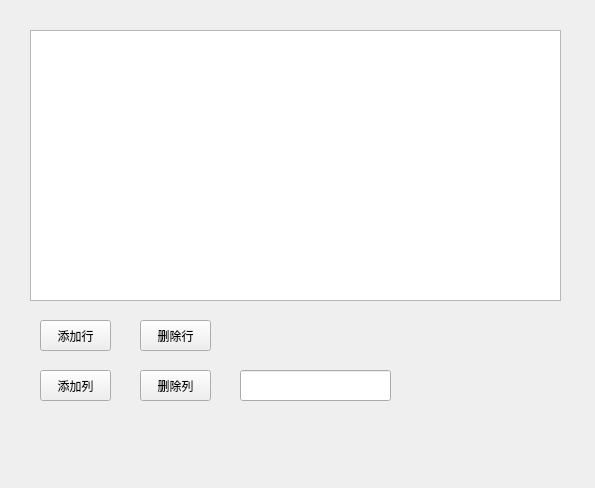
<?xml version="1.0" encoding="UTF-8"?>
<ui version="4.0">
 <class>Widget</class>
 <widget class="QWidget" name="Widget">
  <property name="geometry">
   <rect>
    <x>0</x>
    <y>0</y>
    <width>595</width>
    <height>488</height>
   </rect>
  </property>
  <property name="windowTitle">
   <string>Widget</string>
  </property>
  <widget class="QTableWidget" name="tableWidget">
   <property name="geometry">
    <rect>
     <x>30</x>
     <y>30</y>
     <width>531</width>
     <height>271</height>
    </rect>
   </property>
  </widget>
  <widget class="QPushButton" name="pushButton_installRow">
   <property name="geometry">
    <rect>
     <x>40</x>
     <y>320</y>
     <width>71</width>
     <height>31</height>
    </rect>
   </property>
   <property name="text">
    <string>添加行</string>
   </property>
  </widget>
  <widget class="QPushButton" name="pushButton_deleteRow">
   <property name="geometry">
    <rect>
     <x>140</x>
     <y>320</y>
     <width>71</width>
     <height>31</height>
    </rect>
   </property>
   <property name="text">
    <string>删除行</string>
   </property>
  </widget>
  <widget class="QPushButton" name="pushButton_installColumn">
   <property name="geometry">
    <rect>
     <x>40</x>
     <y>370</y>
     <width>71</width>
     <height>31</height>
    </rect>
   </property>
   <property name="text">
    <string>添加列</string>
   </property>
  </widget>
  <widget class="QPushButton" name="pushButton_deleteColumn">
   <property name="geometry">
    <rect>
     <x>140</x>
     <y>370</y>
     <width>71</width>
     <height>31</height>
    </rect>
   </property>
   <property name="text">
    <string>删除列</string>
   </property>
  </widget>
  <widget class="QLineEdit" name="lineEdit">
   <property name="geometry">
    <rect>
     <x>240</x>
     <y>370</y>
     <width>151</width>
     <height>31</height>
    </rect>
   </property>
   <property name="toolTip">
    <string>&lt;html&gt;&lt;head/&gt;&lt;body&gt;&lt;p&gt;&lt;br/&gt;&lt;/p&gt;&lt;/body&gt;&lt;/html&gt;</string>
   </property>
   <property name="whatsThis">
    <string>&lt;html&gt;&lt;head/&gt;&lt;body&gt;&lt;p&gt;&lt;br/&gt;&lt;/p&gt;&lt;/body&gt;&lt;/html&gt;</string>
   </property>
   <property name="text">
    <string/>
   </property>
   <property name="placeholderText">
    <string extracomment="请输入新增列名"/>
   </property>
  </widget>
 </widget>
 <resources/>
 <connections/>
</ui>
